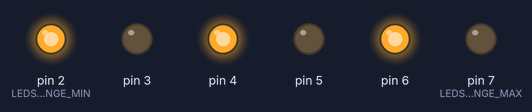
Bench run of a sketch on a simulated Arduino Uno, built with avr-gcc and run on an emulated ATmega328P. Shown: output pins drawn as LEDs (lit = HIGH).

Above: at 0.7 s.
At 2.2 s:
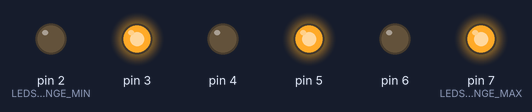
Timing chart, 0 to 3.5 s (numbered marks = the images above):
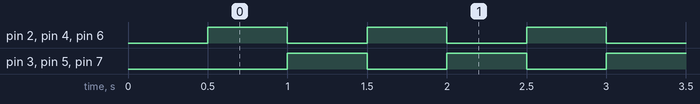

The sketch:

AlternateLEDs.ino
```cpp
// (licence header left out)
#include <inttypes.h>

#define LED_TRANSITION_TIME 500

struct XMAS {

	enum LED_ACTIONS : uint8_t {
		HANDLE_SETUP,
		XMAS_ALTERNATE
	};

	static const uint8_t LEDS_PIN_RANGE_MIN = 2, LEDS_PIN_RANGE_MAX = 7;
};

void pinsHandler(XMAS::LED_ACTIONS actions);

void setup() {
	pinsHandler(XMAS::LED_ACTIONS::HANDLE_SETUP);
}

void loop() {
	pinsHandler(XMAS::LED_ACTIONS::XMAS_ALTERNATE);
}

void pinsHandler(XMAS::LED_ACTIONS actions) { // * Contain the redundancy here!
	static bool doAlter = false;
	for (uint8_t LTR = XMAS::LEDS_PIN_RANGE_MIN; LTR <= XMAS::LEDS_PIN_RANGE_MAX; LTR++) {

		switch (actions) {
		case XMAS::LED_ACTIONS::HANDLE_SETUP:
			pinMode(LTR, OUTPUT);
			continue;

		case XMAS::LED_ACTIONS::XMAS_ALTERNATE:
			digitalWrite(LTR, (doAlter && !(LTR % 2) || !doAlter && LTR % 2) ? HIGH : LOW);
			continue;

		default:
			break;
		}
	}
	doAlter = !doAlter;
	delay(LED_TRANSITION_TIME);
}
```

Measured:
- by itself, pin 2 (LEDS_PIN_RANGE_MIN), pin 3–6, pin 7 (LEDS_PIN_RANGE_MAX): alternates HIGH for 0.50 s and LOW for 0.50 s
